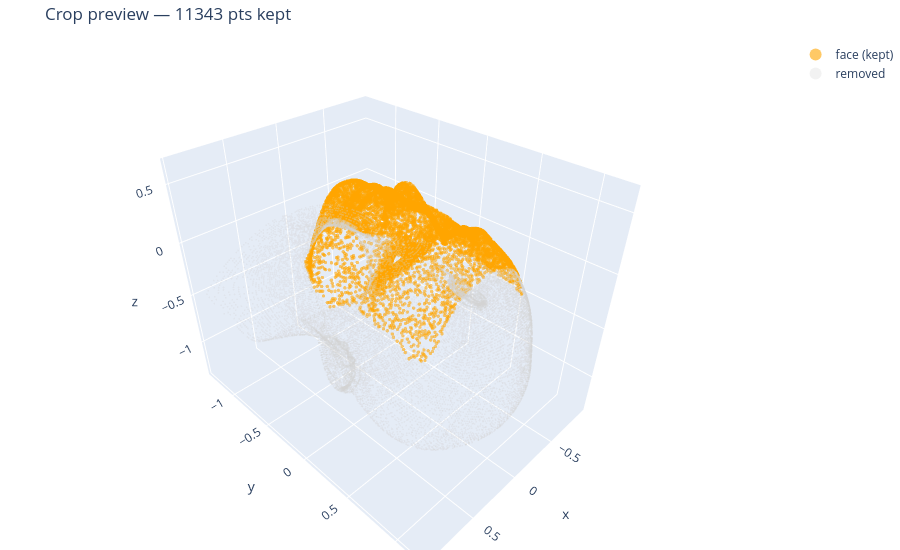

The notebook cell this image was saved under:
### Code cell
# ── Preview: kept (orange) vs removed (grey) ─────────────────────────────────
MAX_VIZ_EACH = 15_000

def subsample(arr, n):
    if len(arr) == 0:
        return arr
    idx = np.random.choice(len(arr), min(n, len(arr)), replace=False)
    return arr[idx]

traces = [pcd_trace(subsample(face_pts, MAX_VIZ_EACH), 'orange',    'face (kept)',    size=2)]
if len(rest_pts) > 0:
    traces.append(pcd_trace(subsample(rest_pts, MAX_VIZ_EACH), 'lightgrey', 'removed', size=1, opacity=0.3))

show_cloud(traces, f'Crop preview — {face_pts.shape[0]} pts kept')

### Figure 1 — Plotly figure (JSON) as saved in the notebook; plotly's stock layout.template omitted (floating-point values rounded to 4 significant figures; data arrays with more than 128 entries replaced by an {"elided": "..."} marker saying what was removed)
{"data": [{"marker": {"color": "orange", "opacity": 0.6, "size": 2}, "mode": "markers", "name": "face (kept)", "type": "scatter3d", "x": {"elided": "11343 float values"}, "y": {"elided": "11343 float values"}, "z": {"elided": "11343 float values"}}, {"marker": {"color": "lightgrey", "opacity": 0.3, "size": 1}, "mode": "markers", "name": "removed", "type": "scatter3d", "x": {"elided": "15000 float values"}, "y": {"elided": "15000 float values"}, "z": {"elided": "15000 float values"}}], "layout": {"height": 550, "legend": {"itemsizing": "constant"}, "margin": {"b": 0, "l": 0, "r": 0, "t": 40}, "scene": {"aspectmode": "data"}, "title": {"text": "Crop preview — 11343 pts kept"}}}
